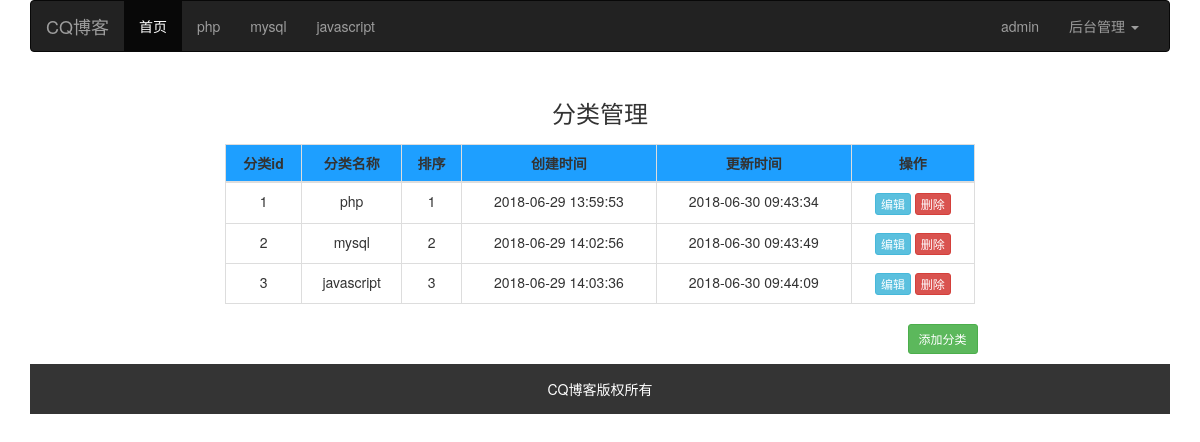
Screenshot of /index.php?act=cat_mange (signed in) with the database file from the repository.
### tables this page shows
CREATE TABLE IF NOT EXISTS `blog_category` (
  `id` int(4) UNSIGNED NOT NULL AUTO_INCREMENT COMMENT '分类id',
  `cat_name` varchar(20) NOT NULL COMMENT '分类名称',
  `order` int(4) UNSIGNED NOT NULL COMMENT '排序',
  `cat_url` varchar(20) NOT NULL COMMENT '分类地址',
  `create_time` int(10) NOT NULL COMMENT '创建时间',
  `update_time` int(10) NOT NULL COMMENT '最后更新时间',
  PRIMARY KEY (`id`)
);

### index.php (called while the page is built)
<?php
require 'public/inc/header.inc.php';
require 'public/tpl/'.$tplName.'_tpl.php';
require 'public/inc/footer.inc.php';
?>

### public/config.php (called while the page is built, shortened)
<?php
$catTable = 'blog_category';
$userTable = 'blog_user';
$getNo = isset($_GET) ? count($_GET) : 0;
switch($getNo)
{
    case 1:
    case 2:
    case 3:
        $get = array_keys($_GET);
        switch($get[0])
        {
            case 'act':
                include 'select_act.php';break 2;
        }break;
}

### public/select_act.php (called while the page is built, shortened)
<?php
include 'public/function.php';
switch ($_GET['act']) {
    case 'cat_mange':
        $conn = db_connect($db);
        $order = 'ORDER BY `order`';
        $catList = do_cat_select($conn,$catTable,' ',$order);
        if(isset($_SESSION))
        {
            if(isset($_SESSION['username']))
            {
                $conn = db_connect($db);
                $userList = do_user_select($conn,$userTable,'','');
                foreach($userList as $user)
                {
                    if($user['username']==$_SESSION['username'])
                    {
                        $grade = $user['grade'];
                    }
                }
            }
        }
        break;
}

### public/function.php (called while the page is built, shortened)
<?php
function do_cat_select($conn,$table,$where,$order)
{
    $sql = "SELECT * FROM $table"." $where"." $order";
    $rows = [];
    if($result = mysqli_query($conn,$sql))
    {
        while($row = mysqli_fetch_assoc($result))
        {
            $rows[] = $row;
        }
    }
    return $rows;
}
function do_user_select($conn,$table,$where,$order)
{
    $sql = "SELECT * FROM $table $where $order";
    $rows = [];
    if($result = mysqli_query($conn,$sql))
    {
        while($row = mysqli_fetch_assoc($result))
        {
            $rows[] = $row;
        }
    }
    return $rows;
}

### public/tpl/cat_mange_tpl.php (the view, shortened to what this page needs)
<div class="row">
    <div class="col-md-2"></div>
    <div class="col-md-8">
        <?php
            if($catList)
            {
                echo '<table class="table table-bordered table-hover">';
                echo '<caption class="h3 text-center">分类管理</caption>';
                echo '<thead>';
                echo '<tr bgcolor="#1E9FFF" align="center">';
                        echo '<th class="text-center">分类id</th>';
                        echo '<th class="text-center">分类名称</th>';
                        echo '<th class="text-center">排序</th>';
                        echo '<th class="text-center">创建时间</th>';
                        echo '<th class="text-center">更新时间</th>';
                        echo '<th class="text-center">操作</th>';
                echo '</tr>';
                echo '</thead>';
                foreach($catList as $cat)
                {
                    echo '<tr>';
                        echo '<td class="text-center">'.$cat['id'].'</td>';
                        echo '<td class="text-center">'.$cat['cat_name'].'</td>';
                        echo '<td class="text-center">'.$cat['order'].'</td>';
                        echo '<td class="text-center">'.date('Y-m-d H:i:s',$cat['create_time']).'</td>';
                        echo '<td class="text-center">'.date('Y-m-d H:i:s',$cat['update_time']).'</td>';
                        echo '<td class="text-center">
                                <a href="?act=cat_edit&id='.$cat['id'].'" class="btn btn-info btn-xs">编辑</a>
                                <a href="#" onclick=isDel('.$cat['id'].') class="btn btn-danger btn-xs">删除</a>
                              </td>';
                    echo '</tr>';
                }
                echo '</table>';
            }else{
                echo '没有数据！';
            }
        ?>
    </div>
    <div class="col-md-2"></div>
</div>
<div class="row">
    <div class="col-md-9"></div>
    <div class="col-md-1" style="margin-bottom:10px;">
        <a href="/index.php?act=cat_insert" class="btn btn-success btn-sm">添加分类</a>
    </div>
    <div class="col-md-2"></div>
</div>

### public/inc/header.inc.php (shortened to what this page needs)
<?php include 'public/config.php';?>
<!DOCTYPE html>
<html lang="zh-CN">
  <head>
    <link href="lib/bootstrap/css/bootstrap.min.css" rel="stylesheet">
    <link rel="stylesheet" type="text/css" href="/lib/wangeditor/dist/css/wangEditor.min.css">
  </head>
  <body>
<div class="container">
    <div class="row">
        <div class="col-md-12">
            <nav class="navbar navbar-inverse">
        <div class="container-fluid">
          <div class="navbar-header">
            <a class="navbar-brand" href="/">CQ博客</a>
          </div>
          <div class="collapse navbar-collapse" id="bs-example-navbar-collapse-1">
            <ul class="nav navbar-nav">
              <li class="active"><a href="/">首页</a></li>
              <?php foreach($catList as $cat) :?>
              <li><a href="<?php echo $cat['cat_url'];?>"><?php echo $cat['cat_name'];?></a></li>
              <?php endforeach;?>
            </ul>
            <?php if(isset($_SESSION['username'])):
                        if($grade == 1):
            ?>
            <ul class="nav navbar-nav navbar-right">
              <li><a href="#"><?php echo $_SESSION['username'];?></a></li>
              <li class="dropdown">
                <a href="#" class="dropdown-toggle" data-toggle="dropdown" role="button" aria-haspopup="true" aria-expanded="false">后台管理 <span class="caret"></span></a>
              </li>
            </ul>
                    <?php endif;?>
            <?php endif;?>
          </div>
        </div>
      </nav>
        </div>
    </div>

### rows the page displays
blog_category: cat_name "php", id "1", order "1", create_time "2018-06-29 13:59:53", update_time "2018-06-30 09:43:34"
blog_category: cat_name "mysql", id "2", order "2", create_time "2018-06-29 14:02:56", update_time "2018-06-30 09:43:49"
blog_category: cat_name "javascript", id "3", order "3", create_time "2018-06-29 14:03:36", update_time "2018-06-30 09:44:09"

### other values shown
$_SESSION['username'] "admin"
